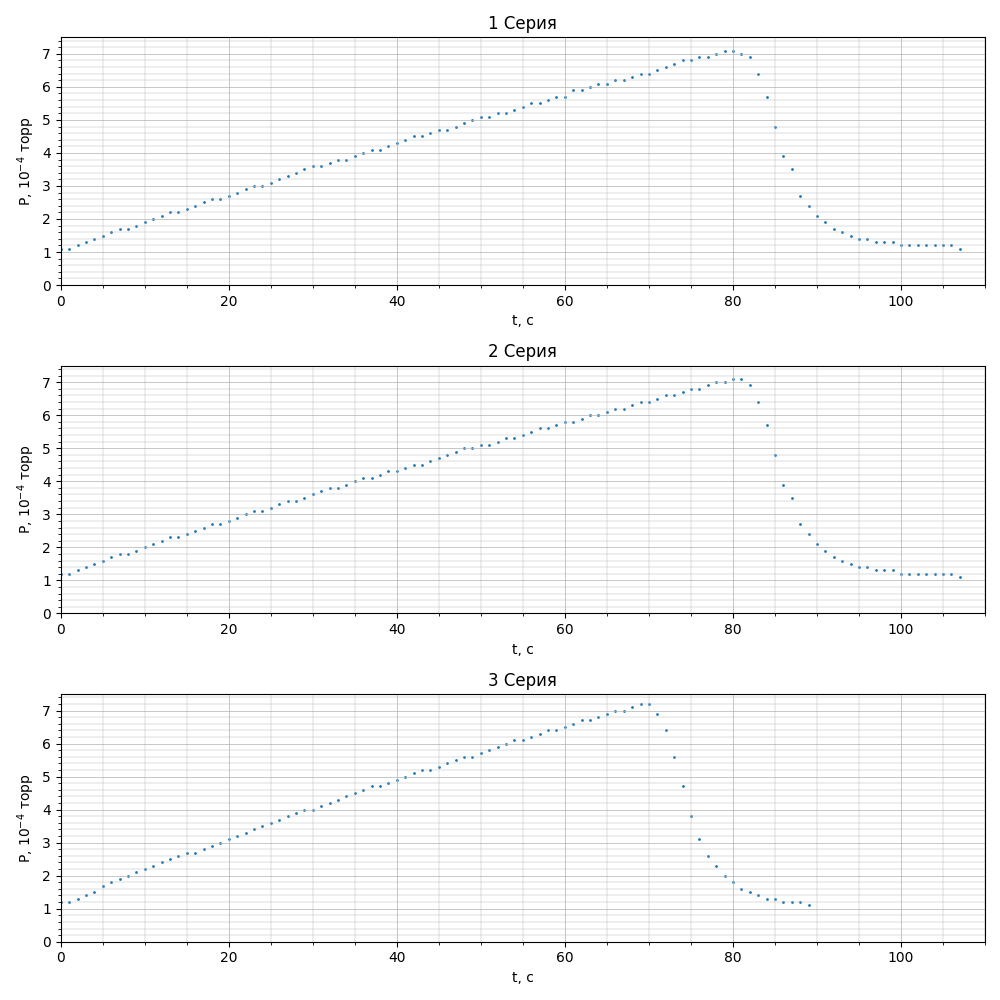

Generate this figure with Python:
from matplotlib import pyplot as plt
import pandas as pd
import numpy as np

fig, ax = plt.subplots(nrows=3, ncols=1, figsize=(10, 10))

data1 = np.array(pd.read_excel('data.xlsx', sheet_name=0))

ax[0].scatter(data1[:, 1], data1[:, 0], s=1)

ax[0].set_xlim(0, 110)
ax[0].set_ylim(0, 7.5)

ax[0].set_ylabel('P, $10^{-4}$ торр')
ax[0].set_xlabel('t, с')

ax[0].grid(True, which='major', linestyle='-', linewidth=0.5)
ax[0].grid(True, which='minor', linestyle='-', linewidth=0.3)
ax[0].minorticks_on()

ax[0].set_title('1 Серия')

data2 = np.array(pd.read_excel('data.xlsx', sheet_name=1))

ax[1].scatter(data2[:, 1], data2[:, 0], s=1)

ax[1].set_xlim(0, 110)
ax[1].set_ylim(0, 7.5)

ax[1].set_ylabel('P, $10^{-4}$ торр')
ax[1].set_xlabel('t, с')

ax[1].grid(True, which='major', linestyle='-', linewidth=0.5)
ax[1].grid(True, which='minor', linestyle='-', linewidth=0.3)
ax[1].minorticks_on()

ax[1].set_title('2 Серия')

data3 = np.array(pd.read_excel('data.xlsx', sheet_name=2))

ax[2].scatter(data3[:, 1], data3[:, 0], s=1)

ax[2].set_xlim(0, 110)
ax[2].set_ylim(0, 7.5)

ax[2].set_ylabel('P, $10^{-4}$ торр')
ax[2].set_xlabel('t, с')

ax[2].grid(True, which='major', linestyle='-', linewidth=0.5)
ax[2].grid(True, which='minor', linestyle='-', linewidth=0.3)
ax[2].minorticks_on()

ax[2].set_title('3 Серия')

plt.tight_layout()

plt.savefig('1.png')

plt.show()
